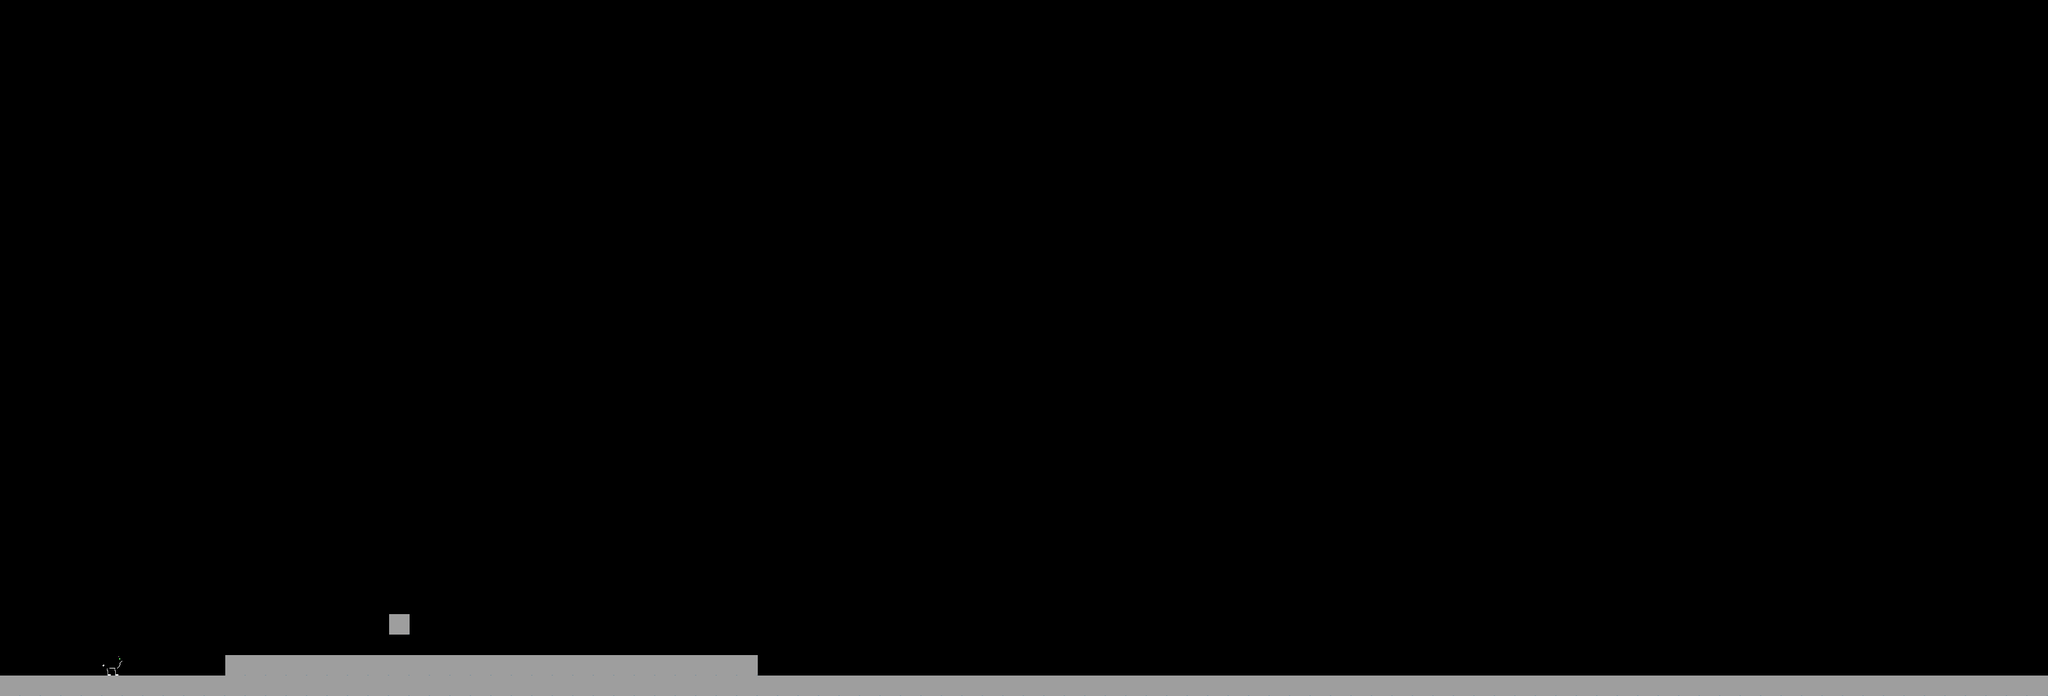

Tiled map render using the project's own tile images. Description and the map definition, with tile-layer contents summarised, below:
An orthogonal 100x34 tile map with 32x32 px tiles, 2 tile layers (terrain, player), 2 tilesets.

<map version="1.9" tiledversion="1.9.1" orientation="orthogonal" renderorder="right-down" width="100" height="34" tilewidth="32" tileheight="32" infinite="0" nextlayerid="8" nextobjectid="1">
 <editorsettings>
  <export target="../level/0/.csv" format="csv" />
 </editorsettings>
 <tileset firstgid="1" source="stone.tsx" />
 <tileset firstgid="2" source="cat_R.tsx" />
 <layer id="4" name="terrain" width="100" height="34">
  <data>[3400 cells, 127 non-empty, 1 distinct tile ids]</data>
 </layer>
 <layer id="7" name="player" width="100" height="34">
  <data>[3400 cells, 1 non-empty, 1 distinct tile ids]</data>
 </layer>
</map>
